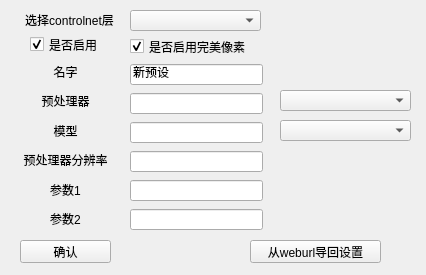
<?xml version="1.0" encoding="UTF-8"?>
<ui version="4.0">
 <class>Form</class>
 <widget class="QWidget" name="Form">
  <property name="geometry">
   <rect>
    <x>0</x>
    <y>0</y>
    <width>426</width>
    <height>275</height>
   </rect>
  </property>
  <property name="windowTitle">
   <string>Form</string>
  </property>
  <widget class="QCheckBox" name="checkBox">
   <property name="geometry">
    <rect>
     <x>30</x>
     <y>35</y>
     <width>91</width>
     <height>19</height>
    </rect>
   </property>
   <property name="text">
    <string>是否启用</string>
   </property>
   <property name="checked">
    <bool>true</bool>
   </property>
  </widget>
  <widget class="QCheckBox" name="checkBox_2">
   <property name="geometry">
    <rect>
     <x>130</x>
     <y>37</y>
     <width>131</width>
     <height>19</height>
    </rect>
   </property>
   <property name="text">
    <string>是否启用完美像素</string>
   </property>
   <property name="checked">
    <bool>true</bool>
   </property>
  </widget>
  <widget class="QLineEdit" name="layer_name">
   <property name="geometry">
    <rect>
     <x>130</x>
     <y>64</y>
     <width>133</width>
     <height>21</height>
    </rect>
   </property>
   <property name="text">
    <string>新预设</string>
   </property>
  </widget>
  <widget class="QLineEdit" name="layer_name_2">
   <property name="geometry">
    <rect>
     <x>130</x>
     <y>93</y>
     <width>133</width>
     <height>21</height>
    </rect>
   </property>
   <property name="text">
    <string/>
   </property>
  </widget>
  <widget class="QLineEdit" name="layer_name_3">
   <property name="geometry">
    <rect>
     <x>130</x>
     <y>122</y>
     <width>133</width>
     <height>21</height>
    </rect>
   </property>
   <property name="text">
    <string/>
   </property>
  </widget>
  <widget class="QLineEdit" name="layer_name_4">
   <property name="geometry">
    <rect>
     <x>130</x>
     <y>151</y>
     <width>133</width>
     <height>21</height>
    </rect>
   </property>
   <property name="text">
    <string/>
   </property>
  </widget>
  <widget class="QLineEdit" name="layer_name_5">
   <property name="geometry">
    <rect>
     <x>130</x>
     <y>180</y>
     <width>133</width>
     <height>21</height>
    </rect>
   </property>
   <property name="text">
    <string/>
   </property>
  </widget>
  <widget class="QLineEdit" name="layer_name_6">
   <property name="geometry">
    <rect>
     <x>130</x>
     <y>209</y>
     <width>133</width>
     <height>21</height>
    </rect>
   </property>
   <property name="text">
    <string/>
   </property>
  </widget>
  <widget class="QPushButton" name="pushButton_2">
   <property name="geometry">
    <rect>
     <x>250</x>
     <y>240</y>
     <width>131</width>
     <height>23</height>
    </rect>
   </property>
   <property name="text">
    <string>从weburl导回设置</string>
   </property>
  </widget>
  <widget class="QPushButton" name="pushButton">
   <property name="geometry">
    <rect>
     <x>20</x>
     <y>240</y>
     <width>91</width>
     <height>23</height>
    </rect>
   </property>
   <property name="text">
    <string>确认</string>
   </property>
  </widget>
  <widget class="QComboBox" name="import_combo">
   <property name="geometry">
    <rect>
     <x>280</x>
     <y>90</y>
     <width>131</width>
     <height>21</height>
    </rect>
   </property>
   <property name="placeholderText">
    <string>从当前页导回后选择</string>
   </property>
  </widget>
  <widget class="QComboBox" name="import_combo_2">
   <property name="geometry">
    <rect>
     <x>280</x>
     <y>120</y>
     <width>131</width>
     <height>21</height>
    </rect>
   </property>
   <property name="placeholderText">
    <string>从当前页导回后选择</string>
   </property>
  </widget>
  <widget class="QLabel" name="label_8">
   <property name="geometry">
    <rect>
     <x>14</x>
     <y>10</y>
     <width>111</width>
     <height>21</height>
    </rect>
   </property>
   <property name="styleSheet">
    <string notr="true">center</string>
   </property>
   <property name="text">
    <string>&lt;html&gt;&lt;head/&gt;&lt;body&gt;&lt;p align=&quot;center&quot;&gt;选择controlnet层&lt;/p&gt;&lt;/body&gt;&lt;/html&gt;</string>
   </property>
   <property name="textInteractionFlags">
    <set>Qt::LinksAccessibleByMouse</set>
   </property>
  </widget>
  <widget class="QComboBox" name="controlnet_layer">
   <property name="geometry">
    <rect>
     <x>130</x>
     <y>10</y>
     <width>131</width>
     <height>21</height>
    </rect>
   </property>
  </widget>
  <widget class="QWidget" name="">
   <property name="geometry">
    <rect>
     <x>15</x>
     <y>60</y>
     <width>101</width>
     <height>171</height>
    </rect>
   </property>
   <layout class="QVBoxLayout" name="verticalLayout">
    <item>
     <widget class="QLabel" name="label">
      <property name="text">
       <string>&lt;html&gt;&lt;head/&gt;&lt;body&gt;&lt;p align=&quot;center&quot;&gt;名字&lt;/p&gt;&lt;/body&gt;&lt;/html&gt;</string>
      </property>
     </widget>
    </item>
    <item>
     <widget class="QLabel" name="label_2">
      <property name="text">
       <string>&lt;html&gt;&lt;head/&gt;&lt;body&gt;&lt;p align=&quot;center&quot;&gt;预处理器&lt;/p&gt;&lt;/body&gt;&lt;/html&gt;</string>
      </property>
     </widget>
    </item>
    <item>
     <widget class="QLabel" name="label_3">
      <property name="text">
       <string>&lt;html&gt;&lt;head/&gt;&lt;body&gt;&lt;p align=&quot;center&quot;&gt;模型&lt;/p&gt;&lt;/body&gt;&lt;/html&gt;</string>
      </property>
     </widget>
    </item>
    <item>
     <widget class="QLabel" name="label_4">
      <property name="text">
       <string>&lt;html&gt;&lt;head/&gt;&lt;body&gt;&lt;p align=&quot;center&quot;&gt;预处理器分辨率&lt;/p&gt;&lt;/body&gt;&lt;/html&gt;</string>
      </property>
     </widget>
    </item>
    <item>
     <widget class="QLabel" name="label_5">
      <property name="text">
       <string>&lt;html&gt;&lt;head/&gt;&lt;body&gt;&lt;p align=&quot;center&quot;&gt;参数1&lt;/p&gt;&lt;/body&gt;&lt;/html&gt;</string>
      </property>
     </widget>
    </item>
    <item>
     <widget class="QLabel" name="label_6">
      <property name="text">
       <string>&lt;html&gt;&lt;head/&gt;&lt;body&gt;&lt;p align=&quot;center&quot;&gt;参数2&lt;/p&gt;&lt;/body&gt;&lt;/html&gt;</string>
      </property>
     </widget>
    </item>
   </layout>
  </widget>
 </widget>
 <resources/>
 <connections/>
</ui>
